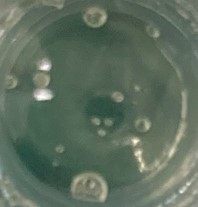
#> input picture analysis/bubble/testa.jpg, 198 x 207 px
$ python 1705.py
#> lines starting #> are read from the running program, lines starting #| are printed output that depends on the picture; after the words box and inside, x2 and y2 are one past the last pixel; in counts of white or black regions, pixels touching at a corner belong together
# -*- coding: utf-8 -*-
"""
Created on Fri Jan 26 08:41:53 2018

@author: tony3
"""
# STUFF I WANNA USE
import numpy as np
import matplotlib.pyplot as plt
import matplotlib.patches as mpatches
import matplotlib.image as mpimg
from skimage.filters import threshold_minimum
from skimage.measure import label, regionprops
from skimage.morphology import closing, square
from skimage.color import label2rgb
from skimage.segmentation import clear_border

plt.close('all')  #close all open plots, start fresh

####    YOU MUST CHANGE THE PATH STRING BELOW TO LOAD YOUR BEAD PHOTO     ####
#########################################################################
I = mpimg.imread("testa.jpg")  #load the image
#> I is the input picture: shape (207, 198, 3); mean R, G, B 94.1, 110, 94.3
##########################################################################

Ir = I.copy() #red channel
Ir[:,:,1]=0  #Image files are 3 D matrix where  0 = red, 1 = green, 2 = blue
Ir[:,:,2]=0
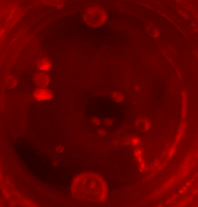
#> Ir: shape (207, 198, 3); mean R, G, B 94.1, 0, 0
Ig = I.copy() #green channel, really all we need but want to show you diff
Ig[:,:,0]=0 # set reds to zero
Ig[:,:,2]=0 # set blues to zero
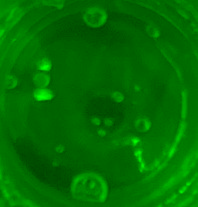
#> Ig: shape (207, 198, 3); mean R, G, B 0, 110, 0
Ib = I.copy()  #blue channel
Ib[:,:,0]=0
Ib[:,:,1]=0
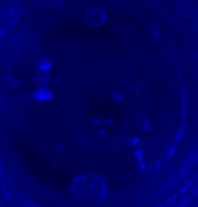
#> Ib: shape (207, 198, 3); mean R, G, B 0, 0, 94.3

f, ax = plt.subplots(2, 2) #create a 2 x 2 set of subplots (4 total)
ax[0,0].set_title('Raw Img') #set the figure title
ax[0,0].imshow(I)  #show the image
ax[0,0].axis('off') #images need no axis
ax[0,1].set_title('Red Channel') #set the title for red
ax[0,1].imshow(Ir)
ax[0,1].axis('off')
ax[1,0].set_title('Green Channel') #set the title for green
ax[1,0].imshow(Ig)
ax[1,0].axis('off')
ax[1,1].set_title('Blue Channel') #set the title for blue
ax[1,1].imshow(Ib)
ax[1,1].axis('off')

Igg=I.copy() #goind to make BW img out of green channel
Igg[:,:,0]=Igg[:,:,1]  #red and blue get same values as green channel
Igg[:,:,2]=Igg[:,:,1]
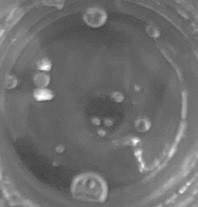
#> Igg: shape (207, 198, 3); min 68, max 255, mean 110
f, ax = plt.subplots(2, 2) # make another 2x2 plot
ax[0,0].imshow(Igg)  #show gray scale image of green channel
ax[0,0].axis('off')
ax[0,0].set_title('Green Channel, BW')

#### YOU MIGHT NEED TO CHANGE THE THRESHOLD BELOW TO PICK OUT FROM NOISE   ####
#### AND IGNORE SHADOWS. HIGHER VALUES MEANS MORE GRAYS WILL BE MADE BLACK ####
#############################################################################
thresh=160;  #cutoff between B & W
#Just FYI, threshold_minimum would be a good bit of code to use here
#you can read what threshold_minimum(Igg[:,:,2]) does here:
#     http://scikit-image.org/docs/dev/api/skimage.filters.html
#############################################################################

ax[0,1].hist(Igg.ravel(), bins=256, log=True) #log histogram, pixel brightness
ax[0, 1].axvline(thresh, color='r')  #draw a vertical line at threshold
IBinary = (Igg[:,:,2] > thresh) #array where true at brightness > threshold
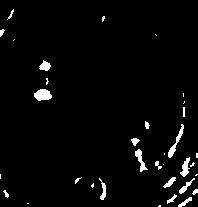
#> IBinary: shape (207, 198) bool; 2.9% white; 34 white regions (16 under 20 px), largest, box (x1, y1, x2, y2) and area: (34, 89, 52, 101) 159, (168, 124, 184, 158) 133, (135, 149, 148, 172) 113
ax[1,0].imshow(IBinary, cmap=plt.cm.gray) # show new BW image with BW colormap

# The follwoing dialates and erodes toget rid of specks
# If your beads are too speckled, you may want to play with the square there
# Then converts blacks to whites and removes border objects
IBinaryFix = clear_border(1- closing(IBinary,square(3)))
#> IBinaryFix: shape (207, 198) int64; every value is 0

ax[1,1].imshow(IBinaryFix, cmap=plt.cm.gray)   #show it...

label_image = label(IBinaryFix)# find and lable all white contiguous shapes
image_label_overlay = label2rgb(label_image, I, alpha=.3) #combine with original img
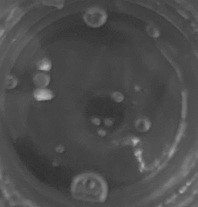
#> image_label_overlay: shape (207, 198, 3) float64; min 0.187, max 0.7, mean 0.302
f, ax = plt.subplots(1, 1) #new plot
ax.imshow(image_label_overlay)  #plot the overlay image

region_properties = regionprops(label_image, coordinates='xy')#get properties of labeled regions
#> region_properties = []
#For all the properties you can assess see:
#         http://scikit-image.org/docs/dev/api/skimage.measure.html
n = len(region_properties) #number of objects detected
#> n = 0
d=np.zeros(n) #container for our diameters
#> d = empty array
e=np.zeros(n) #container for our eccentricities
#> e = empty array
i=0  # a counter
for region in region_properties:  #loop through all the discovered objects
    # take regions with large enough areas
    ###########   Only take larger obejects (remove specs)
    ###########   Depending on the resolution of your camera
    ###########   you may need to change this min size on next line
    if region.area >= 100:
        # draw rectangle around segmented coins
        minr, minc, maxr, maxc = region.bbox  #object's bounding box
        rect = mpatches.Rectangle((minc, minr), maxc - minc, maxr - minr,
                                  fill=False, edgecolor='white', linewidth=1)
        ax.add_patch(rect)   #outline object with rectangle
        d[i]=(maxc - minc + maxr - minr)/2  #diameter is avg of width & height
        e[i]= region.eccentricity  #closer to 0 is closer to circle
        i+=1  #advance counter
#> this loop made 0 passes
#> after the loop, i = 0
ax.set_axis_off()


"""From here you need to get rid of zeros, convert diameters in pixel into mm, and create
a histogram of diameters and eccentricities for your beads. Get means and
stdevs too."""
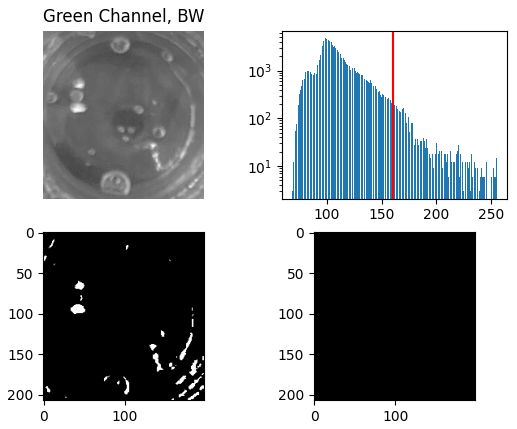
#> figure drawn by matplotlib, 4 panels; panel 2: tallest bar 4752 high, from x = 98.68 to 99.41
